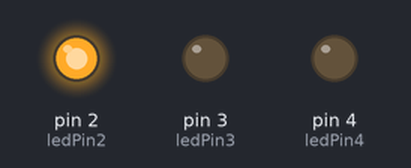
The sketch below on a simulated Arduino Uno, built with avr-gcc and run on an emulated ATmega328P. Parts: output pins drawn as LEDs (lit = HIGH).

Above: at 0.1 s.
At 1.1 s:
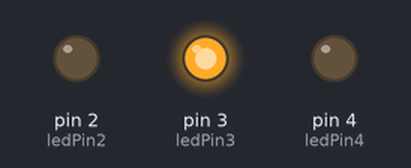
At 1.97 s:
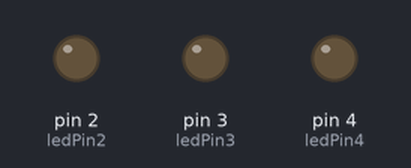
At 2.85 s:
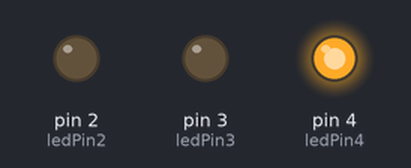
Timing chart, 0 to 3.1 s (numbered marks = the images above):
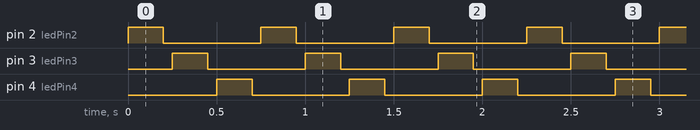

Measured:
- by itself, pin 2 (ledPin2), pin 3 (ledPin3), pin 4 (ledPin4): alternates HIGH for 0.20 s and LOW for 0.55 s

The sketch:

customBlinkMultipleLights.ino
```cpp
int ledPin2 = 2;
int ledPin3 = 3;
int ledPin4 = 4;
int time1 = 200;
int time2 = 50;
void setup() {
  // put your setup code here, to run once:
  pinMode(ledPin2, OUTPUT);
  pinMode(ledPin3, OUTPUT);
  pinMode(ledPin4, OUTPUT);


}
//flat side is is ground or cathode
void loop() {
  // put your main code here, to run repeatedly:
  digitalWrite(ledPin2, HIGH);   // turn the LED on (HIGH is the voltage level)
  delay(time1);                       // wait for a second
  digitalWrite(ledPin2, LOW);    // turn the LED off by making the voltage LOW
  delay(time2);                       // wait for a second */

  digitalWrite(ledPin3, HIGH);   // turn the LED on (HIGH is the voltage level)
  delay(time1);                       // wait for a second
  digitalWrite(ledPin3, LOW);    // turn the LED off by making the voltage LOW
  delay(time2);                       // wait for a second */

  digitalWrite(ledPin4, HIGH);   // turn the LED on (HIGH is the voltage level)
  delay(time1);                       // wait for a second
  digitalWrite(ledPin4, LOW);    // turn the LED off by making the voltage LOW
  delay(time2);                       // wait for a second */
}
```
